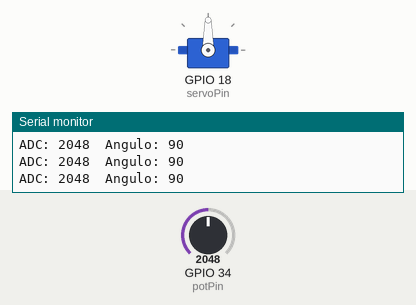
A sketch run on a simulated ESP32. Parts: servo, the last lines printed to the serial monitor. Inputs (shaded band) come from the test bench; at power-on: GPIO 34 (potPin) = 2048.

Above: at 1.2 s.
1.3 s: GPIO 34 (potPin) set to 2866
At 2.5 s:
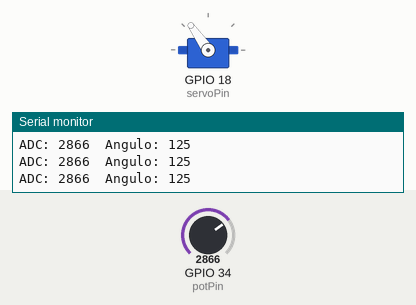
2.8 s: GPIO 34 (potPin) set to 3603
At 3.9 s:
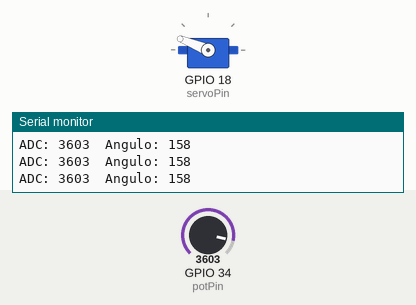
4.3 s: GPIO 34 (potPin) set to 4095
At 5.0 s:
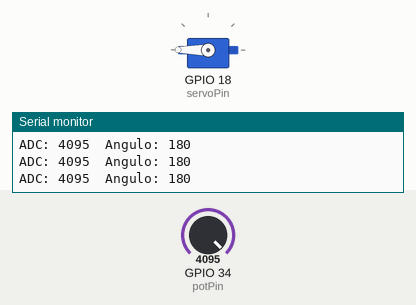
5.8 s: GPIO 34 (potPin) set to 1228
At 6.2 s:
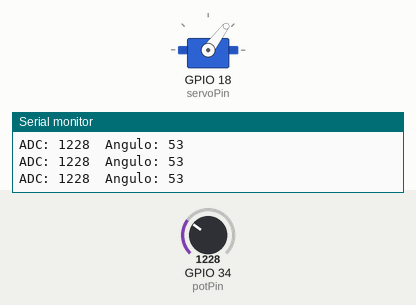
7.3 s: GPIO 34 (potPin) set to 491
At 8.5 s:
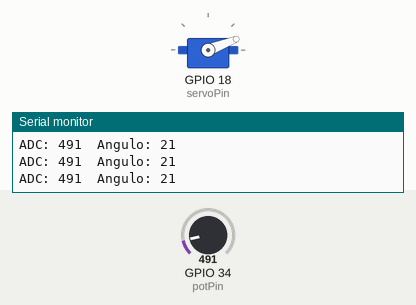
8.8 s: GPIO 34 (potPin) set to 0
At 9.6 s:
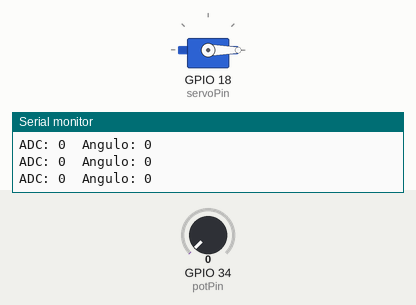
Timing chart, 0 to 11.3 s (numbered marks = the images above; inputs shaded):
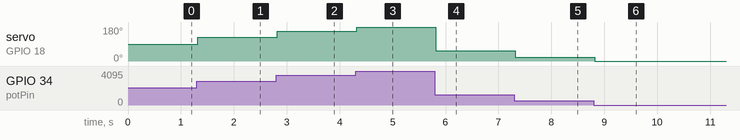

The sketch:

sketch.ino
```cpp
#include <ESP32Servo.h>

Servo servo;

const int servoPin = 18;
const int potPin = 34;

void setup() {

  Serial.begin(115200);

  servo.attach(servoPin);

}

void loop() {

  int leitura = analogRead(potPin);

  int angulo = map(leitura,0,4095,0,180);

  servo.write(angulo);

  Serial.print("ADC: ");
  Serial.print(leitura);

  Serial.print("  Angulo: ");
  Serial.println(angulo);

  delay(20);

}
```

Measured:
- after the input at 1.3 s, servo on GPIO 18 (servoPin): 90° → 125° at once
- after the input at 2.8 s, servo on GPIO 18 (servoPin): 125° → 158° at once
- after the input at 4.3 s, servo on GPIO 18 (servoPin): 158° → 180° at once
- after the input at 5.8 s, servo on GPIO 18 (servoPin): 180° → 53° at once
- after the input at 7.3 s, servo on GPIO 18 (servoPin): 53° → 21° at once
- after the input at 8.8 s, servo on GPIO 18 (servoPin): 21° → 0° at once
